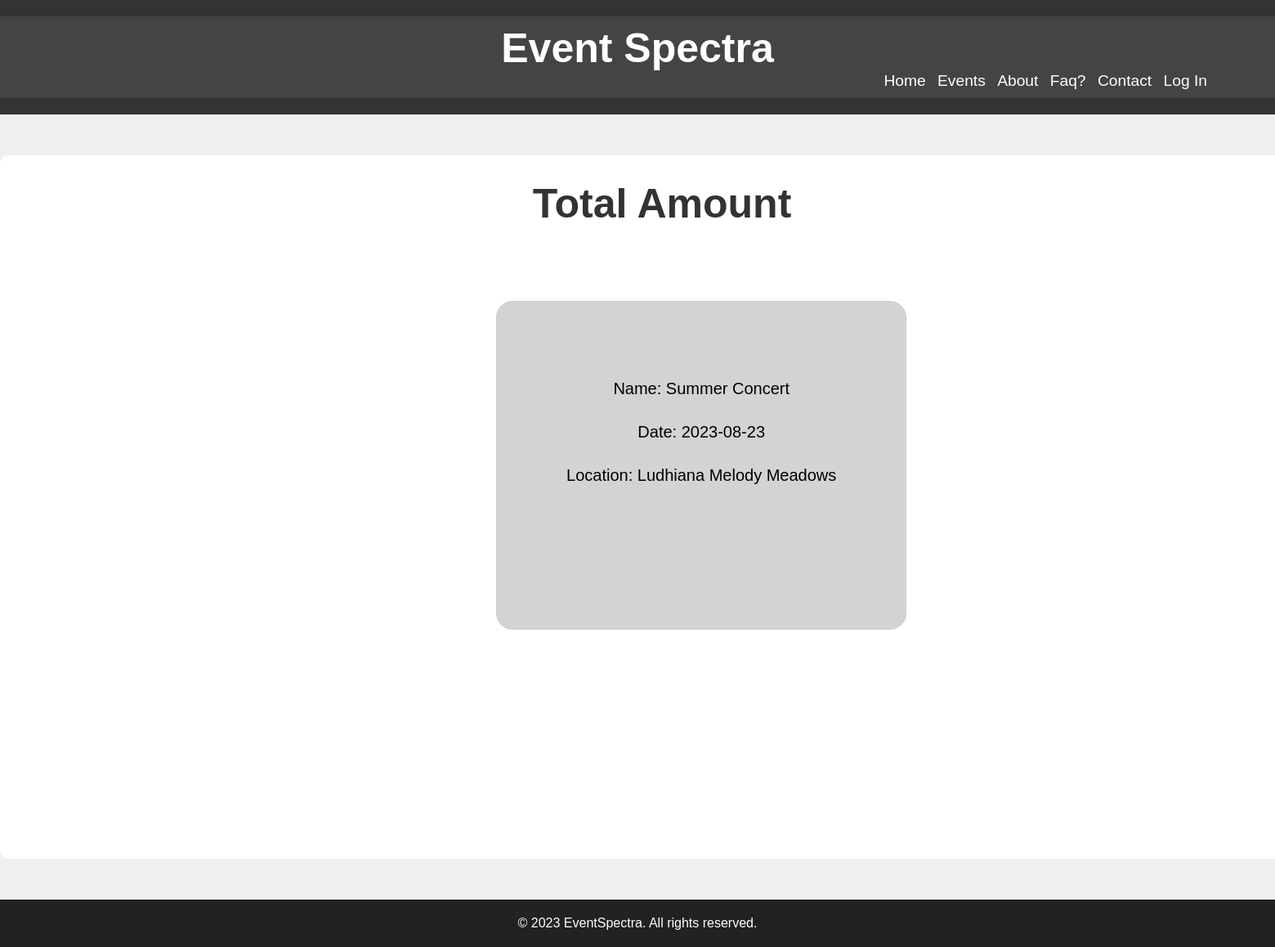
/payment.php?event=1, run on the app's committed database.
### tables this page shows
CREATE TABLE `addevent` (
  `id` int(11) NOT NULL,
  `ename` varchar(255) NOT NULL,
  `edate` date NOT NULL,
  `elocation` varchar(255) NOT NULL,
  `eprice` int(11) NOT NULL,
  `seats` int(11) NOT NULL,
  `eimage` varchar(255) NOT NULL
);

### payment.php (the view, shortened to what this page needs)
<?php session_start();
	include('common/connection.php');
	$eventID = $_GET['event'];
	$query = "select ename, edate, elocation,eprice from addevent where id = $eventID";
	$result = mysqli_query($connect, $query);
	$event = mysqli_fetch_assoc($result);
	$name = $event['ename'];
	$date = $event['edate'];
	$location = $event['elocation'];
?>
<!DOCTYPE html>
<html>
	<head>
		<link rel="stylesheet" href="css/styles.css">
	</head>
	<body>
		<?php include("common/header.php"); ?>
		<div class="totalamount">
			<h2>Total Amount</h2>
			<div class="totalamount-details">
				<p>Name: <?php echo $name; ?></p>
				<p>Date: <?php echo $date; ?></p>
				<p>Location: <?php echo $location; ?></p>
			</div>
		</div>
		<?php include("common/footer.php"); ?>
	</body>
</html>

### css/styles.css (style rules this page uses)
body, h1, h2, p, ul, li { margin: 0; padding: 0; }
body { font-family: Arial, sans-serif; background-color: #f0f0f0; overflow-x:hidden; }
.totalamount { width: 100%; height: 800px; margin: 50px auto; padding: 30px; text-align:center; background-color: #fff; border-radius: 10px; }
.totalamount h2 { font-size: 50px; color: #333; margin-bottom: 15px; }
.totalamount-details { background-color: lightgray; position:relative; top:75px; left:37%; width:500px; height:400px; border-radius:20px; border:1px solid #ccc; }
.totalamount-details p { font-size:20px; position:relative; top:75px; padding:10px; margin: 10px 0; }

### data on the page
addevent: ename "Summer Concert", edate "2023-08-23", elocation "Ludhiana Melody Meadows"
